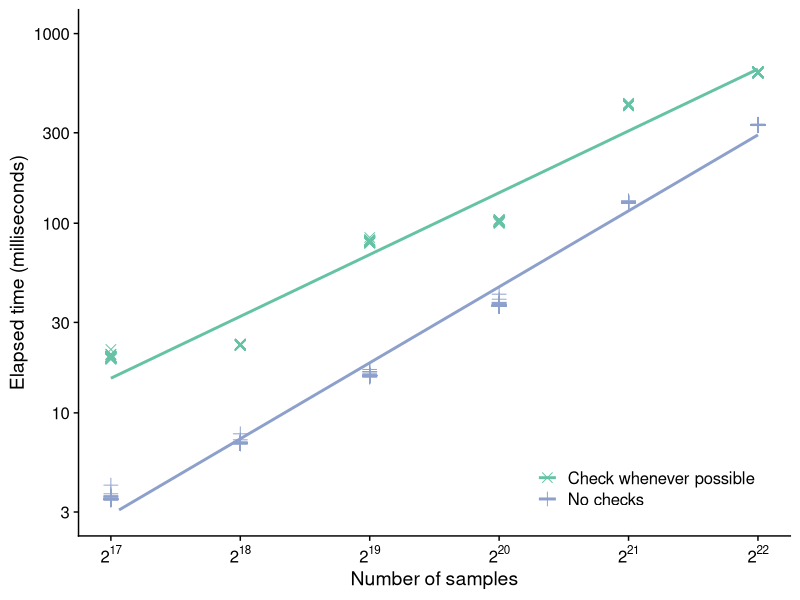
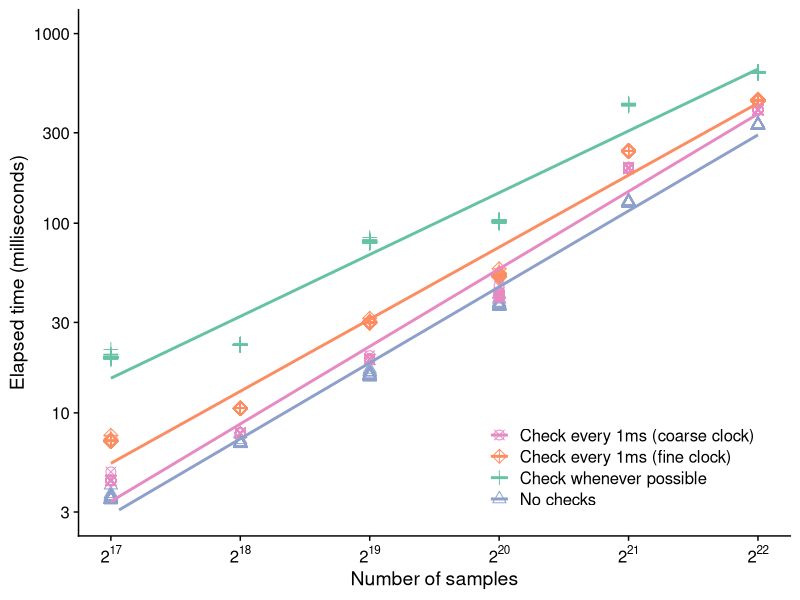
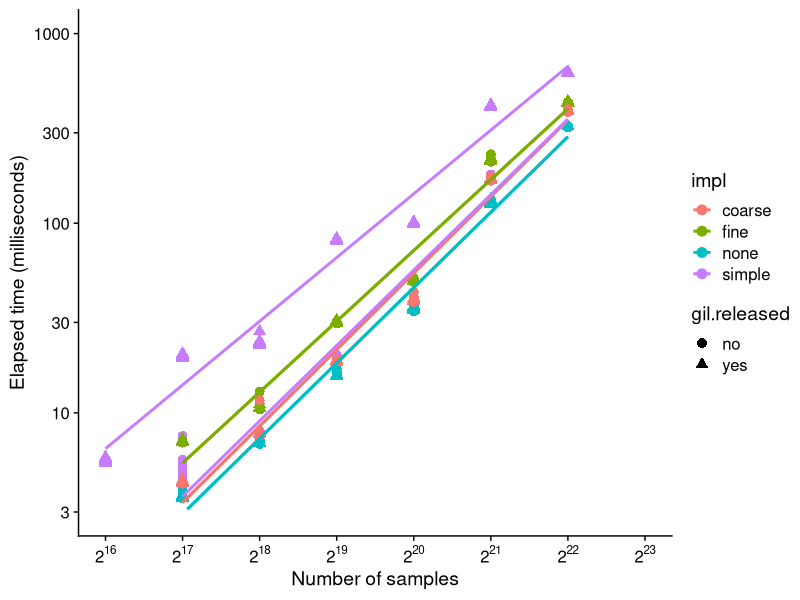
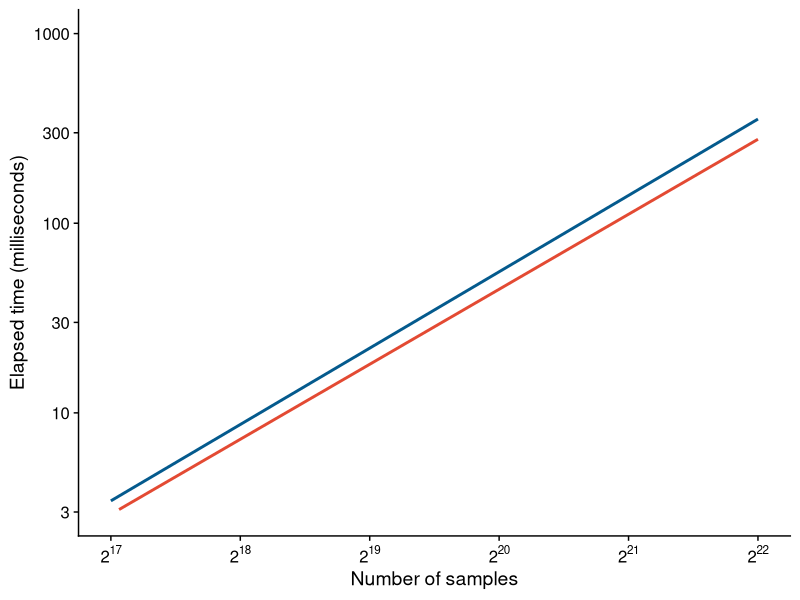
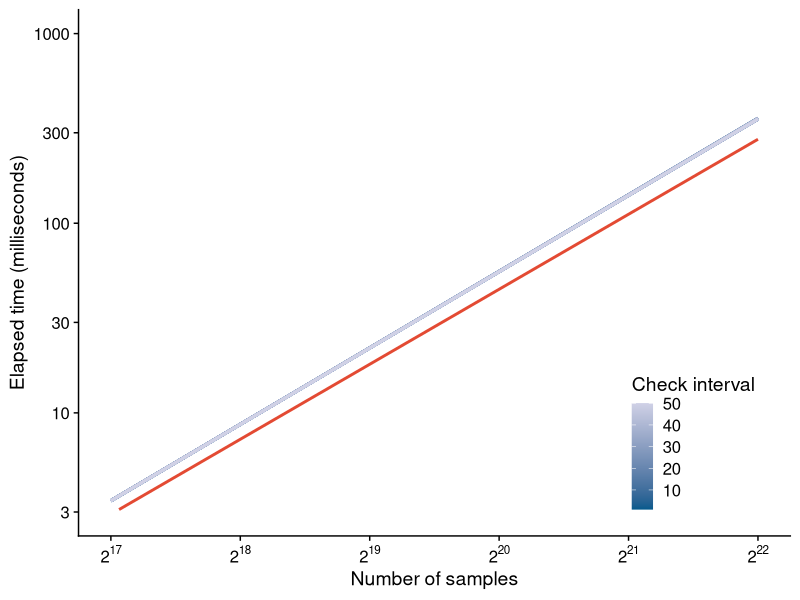
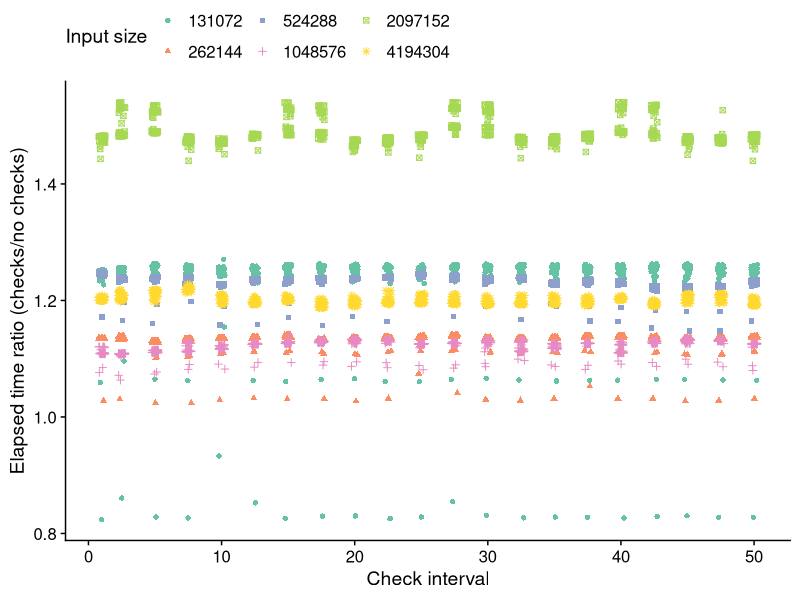
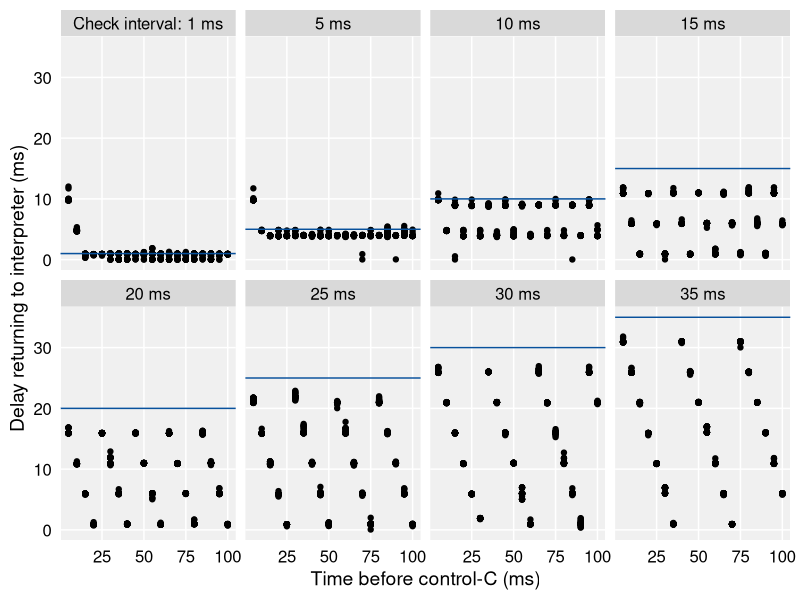
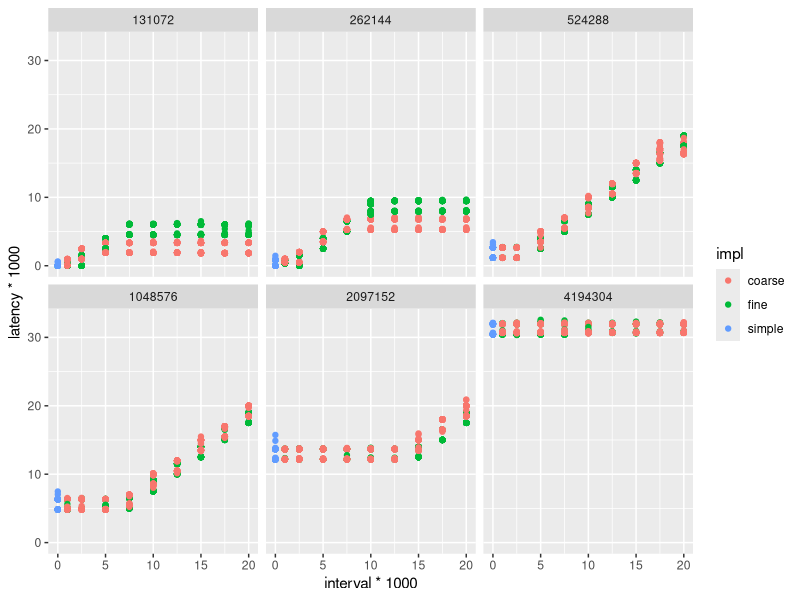

Write R code to recreate these figures, in order.
suppressPackageStartupMessages({
    library(tidyverse)
    library(cowplot)
})

rt <- read_csv("runtime-all-py312.csv")

## just the cost of check-whenever-possible
ggplot(subset(rt, impl %in% c("none", "simple")),
       aes(x=size, y=elapsed * 1e3, colour=impl, shape=impl)) +
    geom_point(size=3) +
    geom_smooth(method="lm", formula=y~x, se=FALSE) +
    scale_x_continuous(
        "Number of samples",
        transform="log2",
        breaks=unique(rt$size),
        labels=scales::label_log(base=2)
    ) +
    scale_y_continuous(
        "Elapsed time (milliseconds)",
        transform="log10",
        limits=c(3, 1000),
        breaks=scales::breaks_log(6)
    ) +
    scale_colour_manual(
        values=c("simple"="#66c2a5", "none"="#8da0cb"),
        breaks=c("simple", "none"),
        labels=c("Check whenever possible", "No checks")
    ) +
    scale_shape_manual(
        values=c("none"=3, "simple"=4),
        breaks=c("simple", "none"),
        labels=c("Check whenever possible", "No checks")
    ) +
    theme_half_open() +
    theme(legend.position=c(.95, .05),
          legend.justification=c(1, 0),
          legend.title=element_blank())

## add in coarse and fine w/ checks every 1ms
ggplot(subset(rt, interval <= 0.001),
       aes(x=size, y=elapsed * 1e3, colour=impl, shape=impl)) +
    geom_point(size=3) +
    geom_smooth(method="lm", formula=y~x, se=FALSE) +
    scale_x_continuous(
        "Number of samples",
        transform="log2",
        breaks=unique(rt$size),
        labels=scales::label_log(base=2)
    ) +
    scale_y_continuous(
        "Elapsed time (milliseconds)",
        transform="log10",
        limits=c(3, 1000),
        breaks=scales::breaks_log(6)
    ) +
    scale_colour_manual(
        values=c("coarse"="#e78ac3", "fine"="#fc8d62",
                 "simple"="#66c2a5", "none"="#8da0cb"),
        breaks=c("coarse", "fine", "simple", "none"),
        labels=c(
            "Check every 1ms (coarse clock)",
            "Check every 1ms (fine clock)",
            "Check whenever possible",
            "No checks"
        )
    ) +
    scale_shape_manual(
        values=c("coarse"=13, "fine"=9, "simple"=3, "none"=2),
        breaks=c("coarse", "fine", "simple", "none"),
        labels=c(
            "Check every 1ms (coarse clock)",
            "Check every 1ms (fine clock)",
            "Check whenever possible",
            "No checks"
        )
    ) +
    theme_half_open() +
    theme(legend.position=c(.95, .05),
          legend.justification=c(1, 0),
          legend.title=element_blank())

gil <- (
    read_csv("runtime-gil-py312.csv")
    |> separate_wider_delim(impl, "-", names=c("impl", "gil.released"))
    |> mutate(gil.released=ifelse(gil.released=="nogil", "yes", "no"))
)

ggplot(subset(gil, interval <= 0.001),
       aes(x=size, y=elapsed * 1e3, colour=impl, shape=gil.released)) +
    geom_point(size=3) +
    geom_smooth(method="lm", formula=y~x, se=FALSE) +
    scale_x_continuous(
        "Number of samples",
        transform="log2",
        breaks=unique(gil$size),
        labels=scales::label_log(base=2)
    ) +
    scale_y_continuous(
        "Elapsed time (milliseconds)",
        transform="log10",
        limits=c(3, 1000),
        breaks=scales::breaks_log(6)
    ) +
    theme_half_open()


rti <- read_csv("runtime-intervals-py312.csv")
rtN <- rti |> subset(impl=="none")   |> select(size|rep|elapsed)
rtC <- rti |> subset(impl=="coarse") |> select(size|rep|interval|elapsed)
rtR <- (
    inner_join(rtC, rtN, by=c('size','rep'), suffix=c('.coarse', '.none'))
    |> mutate(interval = interval * 1e3,
              elapsed.coarse = elapsed.coarse * 1e3,
              elapsed.none = elapsed.none * 1e3,
              size.f = factor(size))
    |> group_by(size, interval)
    |> mutate(elapsed.coarse=sort(elapsed.coarse),
              elapsed.none=sort(elapsed.none),
              elapsed.ratio=elapsed.coarse/elapsed.none)
    |> ungroup()
)

ggplot(subset(rtR, interval==1)) +
    geom_smooth(aes(x=size, y=elapsed.coarse), colour="#045a8d",
                method="lm", formula=y~x, se=FALSE, linewidth=1) +
    geom_smooth(aes(x=size, y=elapsed.none), colour="#e34a33",
                method="lm", formula=y~x, se=FALSE, linewidth=1) +
    scale_x_continuous(
        "Number of samples",
        transform="log2",
        breaks=unique(rtR$size),
        labels=scales::label_log(base=2)
    ) +
    scale_y_continuous(
        "Elapsed time (milliseconds)",
        transform="log10",
        limits=c(3, 1000),
        breaks=scales::breaks_log(6)
    ) +
    theme_half_open()

ggplot(rtR) +
    geom_smooth(aes(x=size, y=elapsed.coarse, colour=interval, group=interval),
                method="lm", formula=y~x, se=FALSE, linewidth=1) +
    geom_smooth(aes(x=size, y=elapsed.none), colour="#e34a33",
                method="lm", formula=y~x, se=FALSE, linewidth=1) +
    scale_x_continuous(
        "Number of samples",
        transform="log2",
        breaks=unique(rt$size),
        labels=scales::label_log(base=2)
    ) +
    scale_y_continuous(
        "Elapsed time (milliseconds)",
        transform="log10",
        limits=c(3, 1000),
        breaks=scales::breaks_log(6)
    ) +
    scale_colour_gradient(
        "Check interval",
        low="#045a8d",
        high="#d0d1e6",
    ) +
    theme_half_open() +
    theme(legend.position=c(.95, .05),
          legend.justification=c(1, 0))

ggplot(rtR, aes(x=interval, y=elapsed.ratio, colour=size.f, shape=size.f)) +
    geom_jitter(width=0.25) +
    scale_colour_brewer(palette="Set2") +
    labs(x="Check interval", y="Elapsed time ratio (checks/no checks)",
         colour="Input size", shape="Input size") +
    theme_half_open() +
    theme(legend.position="top")

lat.delay <- (
    read_csv("latency-by-delay-py312.csv")
    |> subset(interrupted & interval <= 0.035)
    |> mutate(interval = interval * 1e3,
              delay = delay * 1e3,
              latency = latency * 1e3)
)

interval.labels <- with(lat.delay, case_when(
    interval == 1 ~ "Check interval: 1 ms",
    .default = sprintf("%.0f ms", interval)
))


ggplot(lat.delay, aes(x=delay, y=latency)) +
    facet_wrap(~interval, nrow=2,
               labeller = as_labeller(
                   function(s) ifelse(s == "1",
                                      "Check interval: 1 ms",
                                      paste(s, "ms")))) +
    geom_point() +
    geom_hline(aes(yintercept=interval), colour="#08519c") +
    labs(x="Time before control-C (ms)",
         y="Delay returning to interpreter (ms)") +
    theme_minimal_grid(colour="white") +
    theme(
        panel.background=element_rect(fill="#f0f0f0"),
        strip.background=element_rect(fill="#d9d9d9")
    )


lat <- read_csv("latency-py312.csv")

ggplot(subset(lat, interrupted),
       aes(x=interval * 1e3, y=latency * 1e3, colour=impl)) +
    facet_wrap(~size) +
    geom_point()
